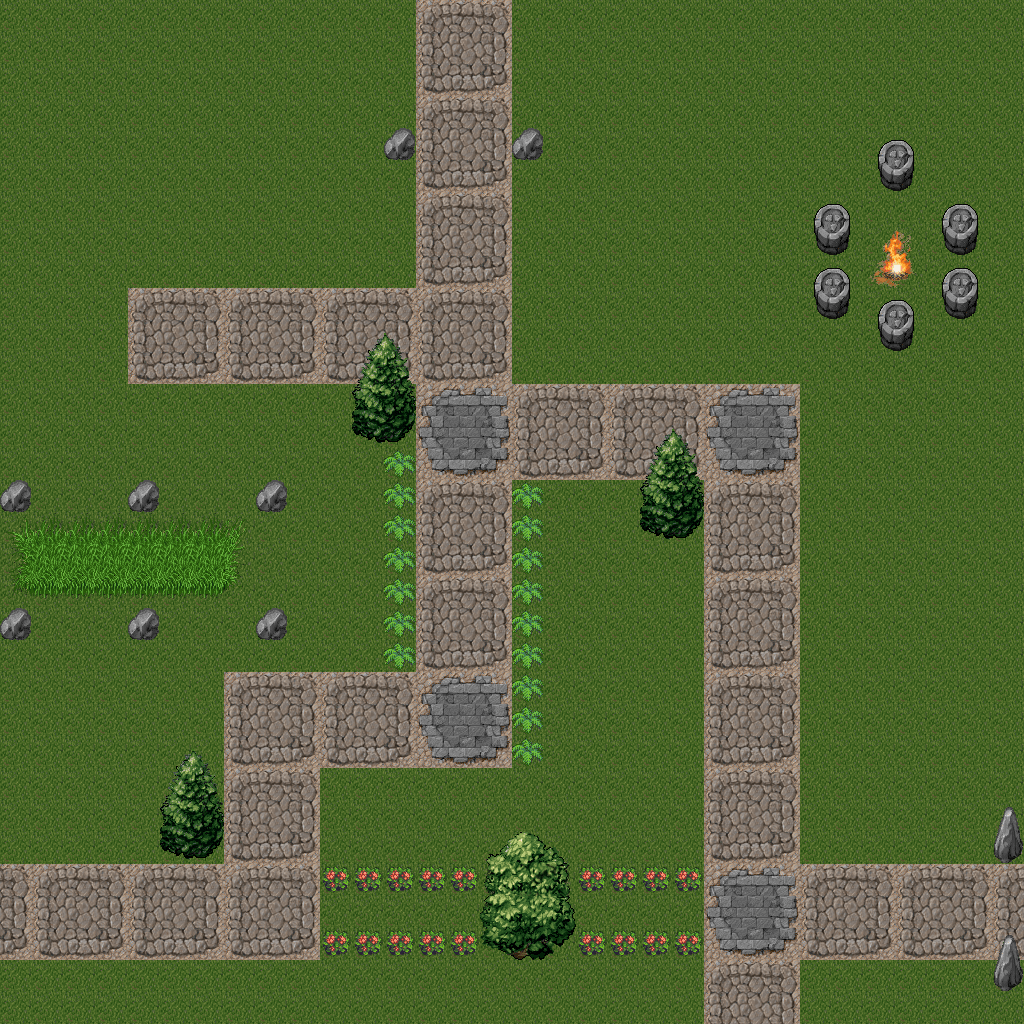

Rendered tile map (Tiled .tmx) drawn with the repository's tilesets; below, a short description and the map source with its tile grids summarised:
An orthogonal 32x32 tile map with 32x32 px tiles, 2 tile layers (Calque de Tile 1, Calque 2).

<map version="1.0" orientation="orthogonal" renderorder="right-down" width="32" height="32" tilewidth="32" tileheight="32" nextobjectid="1">
 <tileset firstgid="1" name="tileset" tilewidth="32" tileheight="32">
  <image source="tileset.png" width="512" height="512" />
 </tileset>
 <layer name="Calque de Tile 1" width="32" height="32">
  <data>[1024 cells, 1024 non-empty, 19 distinct tile ids]</data>
 </layer>
 <objectgroup name="objects" />
 <layer name="Calque 2" width="32" height="32">
  <data>[1024 cells, 134 non-empty, 42 distinct tile ids]</data>
 </layer>
</map>
